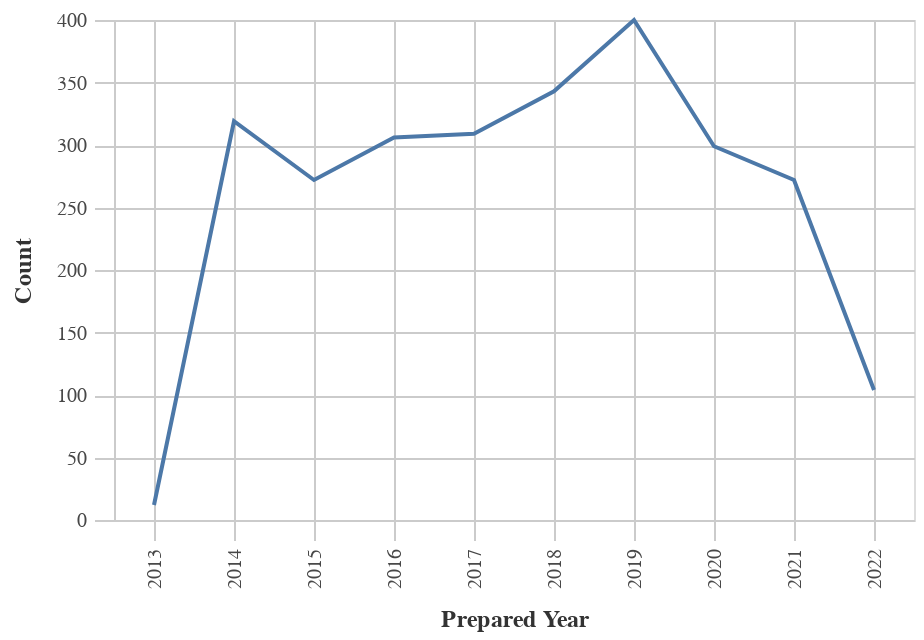

The code cell stored with this chart in its notebook:
### Code cell
#Line chart for Obligations by Year
chart_df = (df_top>>filter(_.variable=='prepared_y')).rename(columns= {"value":"Year"})
    
chart1= (_dla_utils_reports.basic_line_chart_test_no_save(chart_df, 'Year', 'count', district)).encode(x=alt.X('Year:O', title='Prepared Year'))
    
display(HTML("<h4><strong>Obligations by Year</strong></h4>"))
display(chart1)

### Figure 1 — Vega-Lite specification as saved in the notebook (floating-point values rounded to 4 significant figures)
{"config": {"view": {"continuousWidth": 400, "continuousHeight": 300}, "axis": {"domainColor": "#cbcbcb", "grid": true, "gridColor": "#cbcbcb", "gridWidth": 1, "labelColor": "#474747", "labelFont": "Nunito Sans", "labelFontSize": 10, "labelPadding": 4, "tickColor": "#cbcbcb", "tickSize": 10, "titleColor": "#333", "titleFont": "Raleway", "titleFontSize": 12, "titlePadding": 10}, "axisBand": {"grid": false}, "background": "white", "font": "Raleway", "header": {"labelFont": "Nunito Sans", "titleFont": "Raleway"}, "legend": {"labelColor": "#333", "labelFont": "Nunito Sans", "labelFontSize": 11, "labelLimit": 0, "padding": 1, "symbolSize": 30, "symbolType": "square", "titleColor": "#333", "titleFont": "Raleway", "titleFontSize": 14, "titlePadding": 10}, "title": {"anchor": "middle", "font": "Raleway", "fontSize": 18, "fontWeight": 300, "offset": 20}}, "data": {"name": "data-5b03a8cff05b39ce9aff16530684fa1e"}, "mark": "line", "encoding": {"tooltip": [{"field": "Year", "type": "quantitative"}, {"field": "count", "type": "quantitative"}], "x": {"field": "Year", "title": "Prepared Year", "type": "ordinal"}, "y": {"field": "count", "title": "Count", "type": "quantitative"}}, "height": 250, "width": 400, "$schema": "https://vega.github.io/schema/vega-lite/v4.17.0.json", "datasets": {"data-5b03a8cff05b39ce9aff16530684fa1e": [{"Year": 2019.0, "count": 400, "variable": "prepared_y"}, {"Year": 2018.0, "count": 343, "variable": "prepared_y"}, {"Year": 2014.0, "count": 319, "variable": "prepared_y"}, {"Year": 2017.0, "count": 309, "variable": "prepared_y"}, {"Year": 2016.0, "count": 306, "variable": "prepared_y"}, {"Year": 2020.0, "count": 299, "variable": "prepared_y"}, {"Year": 2015.0, "count": 272, "variable": "prepared_y"}, {"Year": 2021.0, "count": 272, "variable": "prepared_y"}, {"Year": 2022.0, "count": 104, "variable": "prepared_y"}, {"Year": 2013.0, "count": 12, "variable": "prepared_y"}]}}
